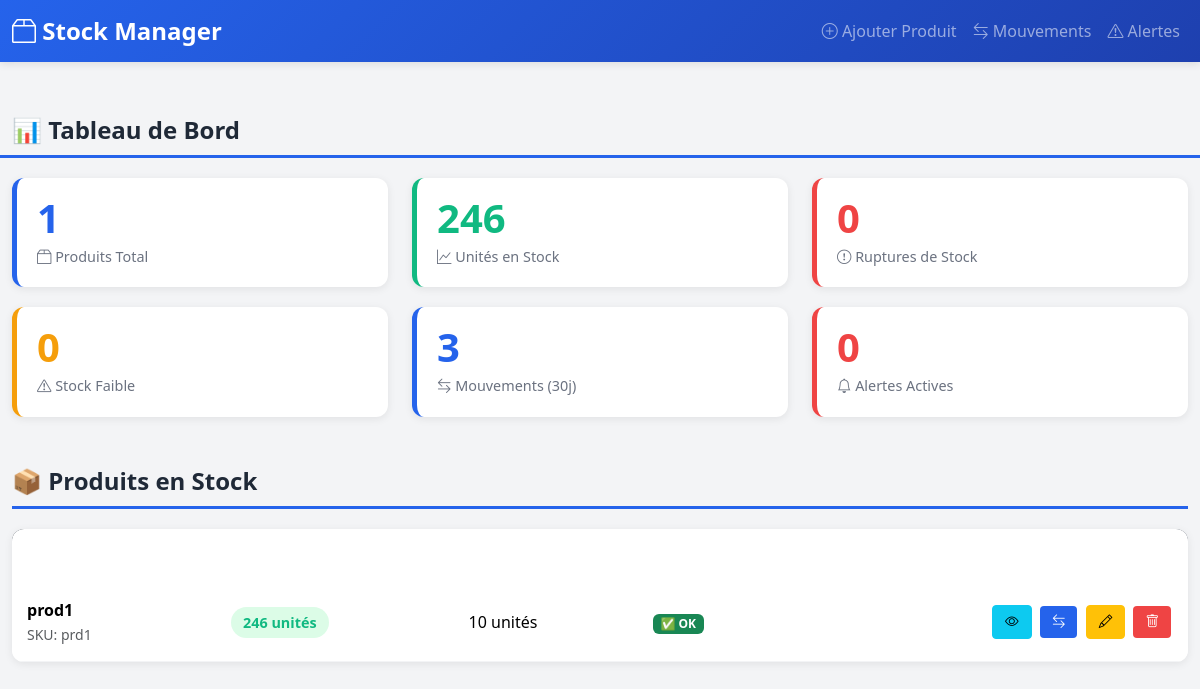
Before: / with the older database file.
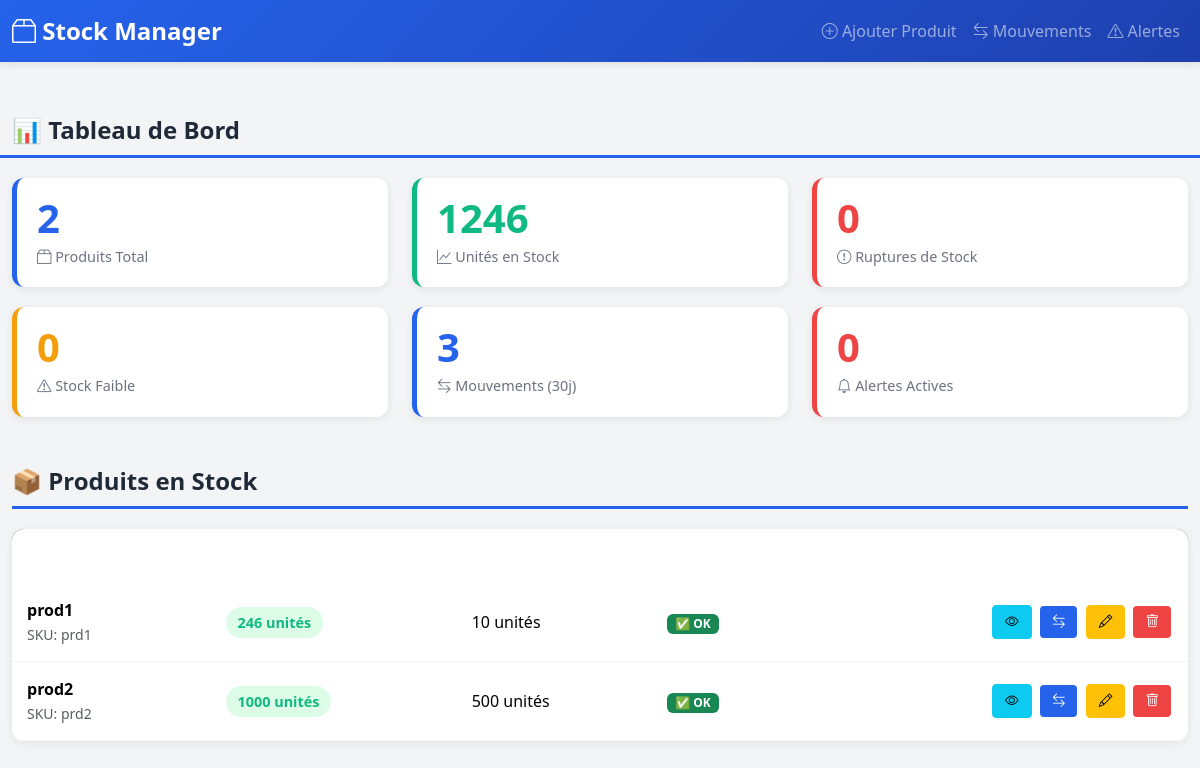
After: the same page with the newer database file.
### models.py (models this page shows, shortened)
class Product(db.Model):
    __tablename__ = 'product'
    id = db.Column(db.Integer, primary_key=True)
    name = db.Column(db.String(100), nullable=False, unique=True)
    sku = db.Column(db.String(50), unique=True, nullable=False)
    description = db.Column(db.Text, default='')
    current_stock = db.Column(db.Integer, default=0, nullable=False)
    threshold = db.Column(db.Integer, default=10, nullable=False)
    created_at = db.Column(db.DateTime, default=datetime.utcnow)
    updated_at = db.Column(db.DateTime, default=datetime.utcnow, onupdate=datetime.utcnow)
    movements = db.relationship('Movement', backref='product', lazy=True, cascade='all, delete-orphan')
    alerts = db.relationship('Alert', backref='product', lazy=True, cascade='all, delete-orphan')
    @property
    def is_critical(self):
        return self.current_stock <= 0
    @property
    def is_low(self):
        return self.current_stock < self.threshold and self.current_stock > 0

### app.py (the view)
@app.route('/')
def dashboard():
    products = Product.query.all()
    alerts = Alert.query.filter_by(is_resolved=False).order_by(
        Alert.created_at.desc()
    ).all()
    stats = get_dashboard_stats()
    return render_template(
        'index.html',
        products=products,
        alerts=alerts,
        stats=stats
    )

### app.py (called while the page is built)
def get_dashboard_stats():
    products = Product.query.all()
    total_products = len(products)
    total_stock = sum(p.current_stock for p in products)
    critical_products = sum(1 for p in products if p.is_critical)
    low_stock_products = sum(1 for p in products if p.is_low)
    thirty_days_ago = datetime.utcnow() - timedelta(days=30)
    recent_movements = Movement.query.filter(
        Movement.timestamp >= thirty_days_ago
    ).count()
    active_alerts = Alert.query.filter_by(is_resolved=False).count()
    return {
        'total_products': total_products,
        'total_stock': total_stock,
        'critical_products': critical_products,
        'low_stock_products': low_stock_products,
        'recent_movements': recent_movements,
        'active_alerts': active_alerts,
    }

### templates/index.html (shortened to what this page needs)
<!DOCTYPE html>
<html lang="fr">
<head>
    <link href="https://cdn.jsdelivr.net/npm/bootstrap@5.3.3/dist/css/bootstrap.min.css" rel="stylesheet">
    <link href="https://cdn.jsdelivr.net/npm/bootstrap-icons@1.11.0/font/bootstrap-icons.css" rel="stylesheet">
</head>
<body>
    <nav class="navbar navbar-expand-lg navbar-dark">
        <div class="container-fluid">
            <a class="navbar-brand" href="/">
                <i class="bi bi-box2"></i> Stock Manager
            </a>
            <div class="collapse navbar-collapse" id="navbarNav">
                <ul class="navbar-nav ms-auto">
                    <li class="nav-item">
                        <a class="nav-link" href="/product/add">
                            <i class="bi bi-plus-circle"></i> Ajouter Produit
                        </a>
                    </li>
                    <li class="nav-item">
                        <a class="nav-link" href="/movements">
                            <i class="bi bi-arrow-left-right"></i> Mouvements
                        </a>
                    </li>
                    <li class="nav-item">
                        <a class="nav-link" href="/alerts">
                            <i class="bi bi-exclamation-triangle"></i>
                            Alertes
                        </a>
                    </li>
                </ul>
            </div>
        </div>
    </nav>
    <div class="container-fluid mt-4">
        <div class="row mb-4">
            <h2 class="section-title">📊 Tableau de Bord</h2>
            <div class="col-md-6 col-lg-4">
                <div class="kpi-card">
                    <div class="kpi-value">{{ stats.total_products }}</div>
                    <div class="kpi-label">
                        <i class="bi bi-box2"></i> Produits Total
                    </div>
                </div>
            </div>
            <div class="col-md-6 col-lg-4">
                <div class="kpi-card success">
                    <div class="kpi-value">{{ stats.total_stock }}</div>
                    <div class="kpi-label">
                        <i class="bi bi-graph-up"></i> Unités en Stock
                    </div>
                </div>
            </div>
            <div class="col-md-6 col-lg-4">
                <div class="kpi-card danger">
                    <div class="kpi-value">{{ stats.critical_products }}</div>
                    <div class="kpi-label">
                        <i class="bi bi-exclamation-circle"></i> Ruptures de Stock
                    </div>
                </div>
            </div>
            <div class="col-md-6 col-lg-4">
                <div class="kpi-card warning">
                    <div class="kpi-value">{{ stats.low_stock_products }}</div>
                    <div class="kpi-label">
                        <i class="bi bi-exclamation-triangle"></i> Stock Faible
                    </div>
                </div>
            </div>
            <div class="col-md-6 col-lg-4">
                <div class="kpi-card">
                    <div class="kpi-value">{{ stats.recent_movements }}</div>
                    <div class="kpi-label">
                        <i class="bi bi-arrow-left-right"></i> Mouvements (30j)
                    </div>
                </div>
            </div>
            <div class="col-md-6 col-lg-4">
                <div class="kpi-card danger">
                    <div class="kpi-value">{{ stats.active_alerts }}</div>
                    <div class="kpi-label">
                        <i class="bi bi-bell"></i> Alertes Actives
                    </div>
                </div>
            </div>
        </div>
        <h2 class="section-title">📦 Produits en Stock</h2>
        {% if products %}
            <div class="products-table">
                <table class="table table-hover">
                    <thead>
                        <tr>
                            <th><i class="bi bi-box2"></i> Produit</th>
                            <th><i class="bi bi-graph-up"></i> Stock</th>
                            <th><i class="bi bi-exclamation-triangle"></i> Seuil</th>
                            <th><i class="bi bi-info-circle"></i> État</th>
                            <th style="text-align: right;">Actions</th>
                        </tr>
                    </thead>
                    <tbody>
                        {% for product in products %}
                            <tr>
                                <td>
                                    <strong>{{ product.name }}</strong><br>
                                    <small class="text-muted">SKU: {{ product.sku }}</small>
                                </td>
                                <td>
                                    {% if product.is_critical %}
                                        <span class="stock-badge stock-critical">
                                            {{ product.current_stock }} unités
                                        </span>
                                    {% elif product.is_low %}
                                        <span class="stock-badge stock-warning">
                                            {{ product.current_stock }} unités
                                        </span>
                                    {% else %}
                                        <span class="stock-badge stock-ok">
                                            {{ product.current_stock }} unités
                                        </span>
                                    {% endif %}
                                </td>
                                <td>{{ product.threshold }} unités</td>
                                <td>
                                    {% if product.is_critical %}
                                        <span class="badge bg-danger">🚨 Rupture</span>
                                    {% elif product.is_low %}
                                        <span class="badge bg-warning">⚠️ Faible</span>
                                    {% else %}
                                        <span class="badge bg-success">✅ OK</span>
                                    {% endif %}
                                </td>
                                <td style="text-align: right;">
                                    <a href="/product/{{ product.id }}" class="btn btn-sm btn-info" title="Détails">
                                        <i class="bi bi-eye"></i>
                                    </a>
                                    <a href="/product/{{ product.id }}/movement" class="btn btn-sm btn-primary" title="Mouvement">
                                        <i class="bi bi-arrow-left-right"></i>
                                    </a>
                                    <a href="/product/{{ product.id }}/edit" class="btn btn-sm btn-warning" title="Modifier">
                                        <i class="bi bi-pencil"></i>
                                    </a>
                                    <a href="/product/{{ product.id }}/delete" class="btn btn-sm btn-danger"
                                       onclick="return confirm('Êtes-vous sûr?');" title="Supprimer">
                                        <i class="bi bi-trash"></i>
                                    </a>
                                </td>
                            </tr>
                        {% endfor %}
                    </tbody>
                </table>
            </div>
        {% else %}
            <div class="empty-state">
                <div class="empty-state-icon">📭</div>
                <h5>Aucun produit</h5>
                <p>Commencez par <a href="/product/add" class="text-primary">ajouter un nouveau produit</a></p>
            </div>
        {% endif %}
    </div>
</body>
</html>

### templates/index.html (style rules this page uses)
:root { --primary-color: #2563eb; --success-color: #10b981; --danger-color: #ef4444; --warning-color: #f59e0b; --dark-bg: #1f2937; --light-bg: #f3f4f6; }
body { background-color: var(--light-bg); font-family: 'Segoe UI', Tahoma, Geneva, Verdana, sans-serif; }
.navbar { background: linear-gradient(135deg, var(--primary-color) 0%, #1e40af 100%); box-shadow: 0 2px 8px rgba(0,0,0,0.1); }
.navbar-brand { font-weight: 700; font-size: 1.5rem; }
.kpi-card { background: white; border-radius: 12px; padding: 20px; margin-bottom: 20px; box-shadow: 0 2px 8px rgba(0,0,0,0.08); border-left: 5px solid var(--primary-color); transition: transform 0.2s, box-shadow 0.2s; }
.kpi-card.danger { border-left-color: var(--danger-color); }
.kpi-card.warning { border-left-color: var(--warning-color); }
.kpi-card.success { border-left-color: var(--success-color); }
.kpi-value { font-size: 2.5rem; font-weight: 700; color: var(--primary-color); line-height: 1; }
.kpi-card.danger .kpi-value { color: var(--danger-color); }
.kpi-card.warning .kpi-value { color: var(--warning-color); }
.kpi-card.success .kpi-value { color: var(--success-color); }
.kpi-label { color: #6b7280; font-size: 0.9rem; margin-top: 8px; font-weight: 500; }
.section-title { font-size: 1.5rem; font-weight: 700; color: var(--dark-bg); margin-top: 30px; margin-bottom: 20px; padding-bottom: 10px; border-bottom: 3px solid var(--primary-color); }
.products-table { background: white; border-radius: 12px; overflow: hidden; box-shadow: 0 2px 8px rgba(0,0,0,0.08); }
.products-table .table { margin-bottom: 0; }
.products-table thead { background: linear-gradient(135deg, var(--dark-bg) 0%, #374151 100%); }
.products-table th { color: white; font-weight: 600; padding: 15px; border: none; }
.products-table td { padding: 15px; vertical-align: middle; }
.products-table tbody tr { border-bottom: 1px solid var(--light-bg); transition: background-color 0.2s; }
.stock-badge { padding: 6px 12px; border-radius: 20px; font-weight: 600; font-size: 0.9rem; }
.stock-ok { background-color: #dcfce7; color: var(--success-color); }
.btn-sm { padding: 6px 12px; font-size: 0.85rem; margin: 2px; }
.btn-primary { background: var(--primary-color); border: none; }
.btn-danger { background: var(--danger-color); border: none; }

Changed rows visible on the page:
added Product: name "prod2", sku "prd2", current_stock "1000", threshold "500", shows "✅ OK"
Other visible differences:
{{ stats.total_products }}: "1" → "2"
{{ stats.total_stock }}: "246" → "1246"
